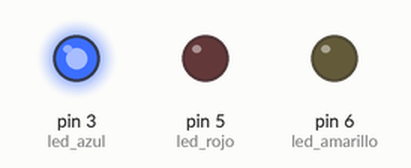
Simulated run of this sketch. Board: Arduino Uno, built with avr-gcc and run on an emulated ATmega328P. Parts: output pins drawn as LEDs (lit = HIGH).

Above: at 0.1 s.
At 1.1 s:
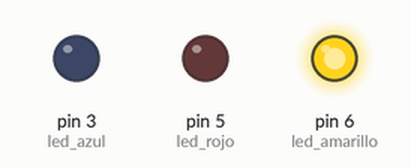
At 2.7 s:
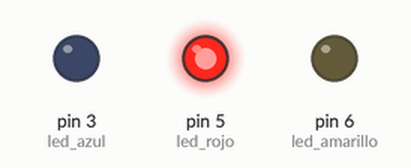
Timing chart, 0 to 3.0 s (numbered marks = the images above):
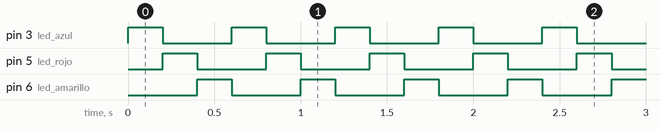

Measured:
- by itself, pin 3 (led_azul), pin 5 (led_rojo), pin 6 (led_amarillo): alternates HIGH for 0.20 s and LOW for 0.40 s
- by itself, everything shown: repeats every 0.60 s, in 3 steps

The sketch:

led_secuencial.ino
```cpp
const int led_rojo=5;
const int led_azul=3;
const int led_amarillo=6;
const int pausa=200;

void setup () {
	pinMode(led_rojo,OUTPUT);
	pinMode(led_azul,OUTPUT);
	pinMode(led_amarillo,OUTPUT);
}

void loop () {
	digitalWrite(led_azul,HIGH);
	digitalWrite(led_rojo,LOW);
	digitalWrite(led_amarillo,LOW);
	delay(pausa);

	digitalWrite(led_azul,LOW);
	digitalWrite(led_rojo,HIGH);
	digitalWrite(led_amarillo,LOW);
	delay(pausa);

	digitalWrite(led_azul,LOW);
	digitalWrite(led_rojo,LOW);
	digitalWrite(led_amarillo,HIGH);
	delay(pausa);
}
```
